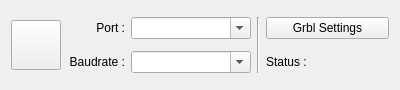
<?xml version="1.0" encoding="UTF-8"?>
<ui version="4.0">
 <class>HardwareWidget</class>
 <widget class="QWidget" name="HardwareWidget">
  <property name="geometry">
   <rect>
    <x>0</x>
    <y>0</y>
    <width>400</width>
    <height>90</height>
   </rect>
  </property>
  <property name="sizePolicy">
   <sizepolicy hsizetype="Preferred" vsizetype="Fixed">
    <horstretch>0</horstretch>
    <verstretch>0</verstretch>
   </sizepolicy>
  </property>
  <property name="windowTitle">
   <string>Form</string>
  </property>
  <layout class="QGridLayout" name="gridLayout">
   <item row="0" column="0" rowspan="2">
    <widget class="QPushButton" name="serialTogglebutton">
     <property name="sizePolicy">
      <sizepolicy hsizetype="Fixed" vsizetype="Fixed">
       <horstretch>0</horstretch>
       <verstretch>0</verstretch>
      </sizepolicy>
     </property>
     <property name="minimumSize">
      <size>
       <width>50</width>
       <height>50</height>
      </size>
     </property>
     <property name="text">
      <string/>
     </property>
     <property name="iconSize">
      <size>
       <width>50</width>
       <height>50</height>
      </size>
     </property>
     <property name="checkable">
      <bool>true</bool>
     </property>
     <property name="checked">
      <bool>false</bool>
     </property>
    </widget>
   </item>
   <item row="0" column="1">
    <widget class="QLabel" name="label_4">
     <property name="text">
      <string>Port :</string>
     </property>
     <property name="alignment">
      <set>Qt::AlignRight|Qt::AlignTrailing|Qt::AlignVCenter</set>
     </property>
    </widget>
   </item>
   <item row="0" column="2">
    <widget class="QComboBox" name="portBox">
     <property name="minimumSize">
      <size>
       <width>120</width>
       <height>0</height>
      </size>
     </property>
     <property name="editable">
      <bool>true</bool>
     </property>
    </widget>
   </item>
   <item row="0" column="3" rowspan="2">
    <widget class="Line" name="line">
     <property name="orientation">
      <enum>Qt::Vertical</enum>
     </property>
    </widget>
   </item>
   <item row="0" column="4" colspan="2">
    <widget class="QPushButton" name="grblSettingsButton">
     <property name="text">
      <string>Grbl Settings</string>
     </property>
    </widget>
   </item>
   <item row="1" column="1">
    <widget class="QLabel" name="label_5">
     <property name="text">
      <string>Baudrate :</string>
     </property>
     <property name="alignment">
      <set>Qt::AlignRight|Qt::AlignTrailing|Qt::AlignVCenter</set>
     </property>
    </widget>
   </item>
   <item row="1" column="2">
    <widget class="QComboBox" name="baudrateBox">
     <property name="minimumSize">
      <size>
       <width>120</width>
       <height>0</height>
      </size>
     </property>
     <property name="editable">
      <bool>true</bool>
     </property>
    </widget>
   </item>
   <item row="1" column="4">
    <widget class="QLabel" name="label_8">
     <property name="text">
      <string>Status :</string>
     </property>
    </widget>
   </item>
   <item row="1" column="5">
    <widget class="QLabel" name="grblStateLabel">
     <property name="text">
      <string/>
     </property>
    </widget>
   </item>
  </layout>
 </widget>
 <resources/>
 <connections/>
</ui>
